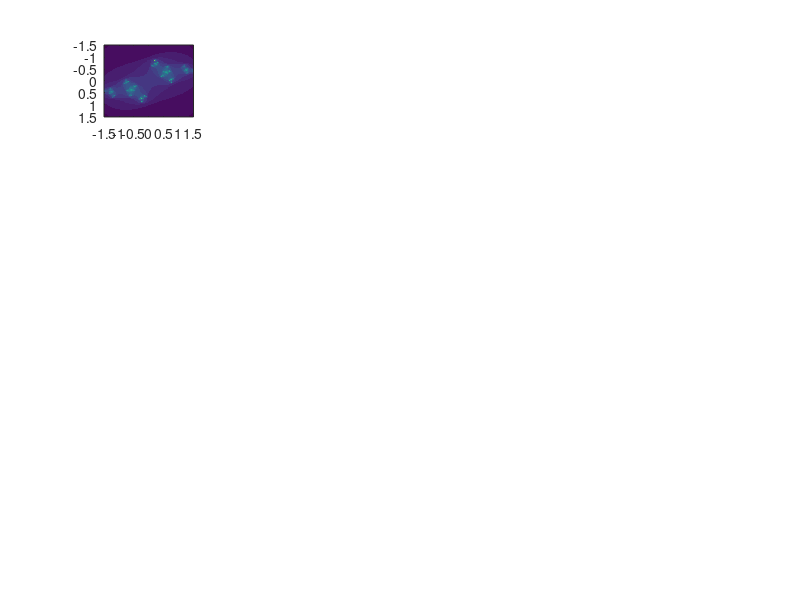

This figure's MATLAB source: (Note: this script raises an error after producing the figure.)
%% QUESTION 3: Julia Set 5x5 Gallery
% Samples c from a 5x5 grid in the complex plane [real: -0.8 to 0.8, imag: -0.8 to 0.8].
% Generates Julia sets for each c and identifies connected vs. disconnected sets.

clear;
clc;
close all;

% Grid definitions for sampling c
re_c = linspace(-0.8, 0.8, 5);
im_c = linspace(-0.8, 0.8, 5);

% Resolution for each individual Julia set plot
N = 200;
max_iter = 100;
z_lim = 1.5;

% Set up coordinates for Julia set calculation
x = linspace(-z_lim, z_lim, N);
y = linspace(-z_lim, z_lim, N);
[X, Y] = meshgrid(x, y);

figure('Name', 'Julia Set 5x5 Gallery', 'Position', [100, 100, 1200, 1200], 'Color', [0.95, 0.95, 0.95]);

fprintf('=== JULIA SET GALLERY ANALYSIS ===\n');
fprintf('%-5s | %-16s | %-12s | %s\n', 'Plot', 'c value', 'Mandelbrot?', 'Connectivity');
fprintf('-------------------------------------------------------------\n');

plot_idx = 1;
for r = 1:5
    for col = 1:5
        % Note: row r corresponds to imaginary part (from top to bottom, 0.8 to -0.8)
        % column col corresponds to real part (from left to right, -0.8 to 0.8)
        c = re_c(col) + 1i * im_c(6-r);
        
        % Calculate Julia set for this c
        Z = X + 1i*Y;
        M = zeros(N, N);
        for iter = 1:max_iter
            mask = abs(Z) <= 2;
            Z(mask) = Z(mask).^2 + c;
            M(mask) = iter;
        end
        
        % Connectivity test: Julia set is connected iff the orbit of z=0 is bounded
        % (i.e. if c is inside the Mandelbrot set). We check the orbit of 0.
        z_orbit = 0;
        is_bounded = true;
        for iter = 1:200
            z_orbit = z_orbit^2 + c;
            if abs(z_orbit) > 2
                is_bounded = false;
                break;
            end
        end
        
        % Determine label
        if is_bounded
            connectivity_str = 'Connected';
            mandelbrot_str = 'Inside';
        else
            connectivity_str = 'Disconnected';
            mandelbrot_str = 'Outside';
        end
        
        fprintf('%-5d | %6.2f + %5.2fi | %-12s | %s\n', ...
            plot_idx, real(c), imag(c), mandelbrot_str, connectivity_str);
        
        % Plot the Julia set
        subplot(5, 5, plot_idx);
        imagesc(x, y, M);
        colormap(parula); % using parula style
        axis off;
        axis image;
        
        % Annotate with the c value and connectivity type
        title(sprintf('c = %.2f+%.2fi\n%s', real(c), imag(c), connectivity_str), 'FontSize', 8);
        
        plot_idx = plot_idx + 1;
    end
end

% Save the gallery figure
print(gcf, '-dpng', '-r300', 'question3_julia_gallery_octave.png');
fprintf('\n5x5 Julia gallery saved successfully as question3_julia_gallery_octave.png.\n');
